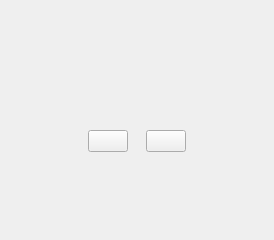
<?xml version="1.0" encoding="UTF-8"?>
<ui version="4.0">
 <class>PlayerPlaceholder</class>
 <widget class="QWidget" name="PlayerPlaceholder">
  <layout class="QVBoxLayout" name="main_layout">
   <property name="spacing">
    <number>0</number>
   </property>
   <property name="leftMargin">
    <number>48</number>
   </property>
   <property name="topMargin">
    <number>48</number>
   </property>
   <property name="rightMargin">
    <number>48</number>
   </property>
   <property name="bottomMargin">
    <number>48</number>
   </property>
   <item>
    <spacer name="top_spacer">
     <property name="orientation">
      <enum>Qt::Vertical</enum>
     </property>
     <property name="sizeHint" stdset="0">
      <size>
       <width>20</width>
       <height>40</height>
      </size>
     </property>
    </spacer>
   </item>
   <item>
    <widget class="QLabel" name="icon_label">
     <property name="class" stdset="0">
      <string>PlayerPlaceHolderIcon</string>
     </property>
     <property name="alignment">
      <set>Qt::AlignCenter</set>
     </property>
    </widget>
   </item>
   <item>
    <widget class="QLabel" name="title_label">
     <property name="class" stdset="0">
      <string>PlayerPlaceholderTitle</string>
     </property>
     <property name="alignment">
      <set>Qt::AlignCenter</set>
     </property>
    </widget>
   </item>
   <item>
    <widget class="QLabel" name="desc_label">
     <property name="class" stdset="0">
      <string>PlayerPlaceholderDesc</string>
     </property>
     <property name="wordWrap">
      <bool>true</bool>
     </property>
     <property name="alignment">
      <set>Qt::AlignCenter</set>
     </property>
    </widget>
   </item>
   <item>
    <layout class="QHBoxLayout" name="button_layout">
     <property name="spacing">
      <number>18</number>
     </property>
     <item>
      <spacer name="button_left_spacer">
       <property name="orientation">
        <enum>Qt::Horizontal</enum>
       </property>
       <property name="sizeHint" stdset="0">
        <size>
         <width>40</width>
         <height>20</height>
        </size>
       </property>
      </spacer>
     </item>
     <item>
      <widget class="QPushButton" name="import_btn">
       <property name="class" stdset="0">
        <string>ImportPlayerButton</string>
       </property>
      </widget>
     </item>
     <item>
      <widget class="QPushButton" name="add_btn">
       <property name="class" stdset="0">
        <string>ImportPlayerButton</string>
       </property>
      </widget>
     </item>
     <item>
      <spacer name="button_right_spacer">
       <property name="orientation">
        <enum>Qt::Horizontal</enum>
       </property>
       <property name="sizeHint" stdset="0">
        <size>
         <width>40</width>
         <height>20</height>
        </size>
       </property>
      </spacer>
     </item>
    </layout>
   </item>
   <item>
    <spacer name="bottom_spacer">
     <property name="orientation">
      <enum>Qt::Vertical</enum>
     </property>
     <property name="sizeHint" stdset="0">
      <size>
       <width>20</width>
       <height>40</height>
      </size>
     </property>
    </spacer>
   </item>
  </layout>
 </widget>
 <resources/>
 <connections/>
</ui>
